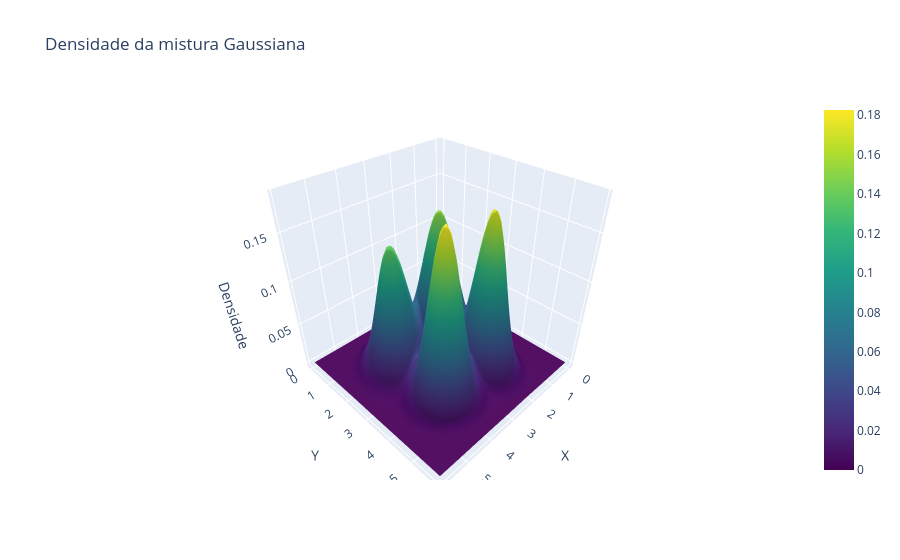

The cell this chart's notebook holds for it:
### Code cell
fig = go.Figure(data=[go.Surface(z=M, x=X, y=Y, colorscale="Viridis")])
fig.update_layout(
    title="Densidade da mistura Gaussiana",
    scene=dict(
        xaxis_title="X",
        yaxis_title="Y",
        zaxis_title="Densidade"
    )
)
fig.show()

### Figure 1 — Plotly figure (JSON) as saved in the notebook; plotly's stock layout.template omitted (floating-point values rounded to 4 significant figures; data arrays with more than 128 entries replaced by an {"elided": "..."} marker saying what was removed)
{"data": [{"colorscale": [[0, "#440154"], [0.1111, "#482878"], [0.2222, "#3e4989"], [0.3333, "#31688e"], [0.4444, "#26828e"], [0.5556, "#1f9e89"], [0.6667, "#35b779"], [0.7778, "#6ece58"], [0.8889, "#b5de2b"], [1, "#fde725"]], "type": "surface", "x": {"elided": "60x60 float values"}, "y": {"elided": "60x60 float values"}, "z": {"elided": "60x60 float values"}}], "layout": {"scene": {"xaxis": {"title": {"text": "X"}}, "yaxis": {"title": {"text": "Y"}}, "zaxis": {"title": {"text": "Densidade"}}}, "title": {"text": "Densidade da mistura Gaussiana"}}}
